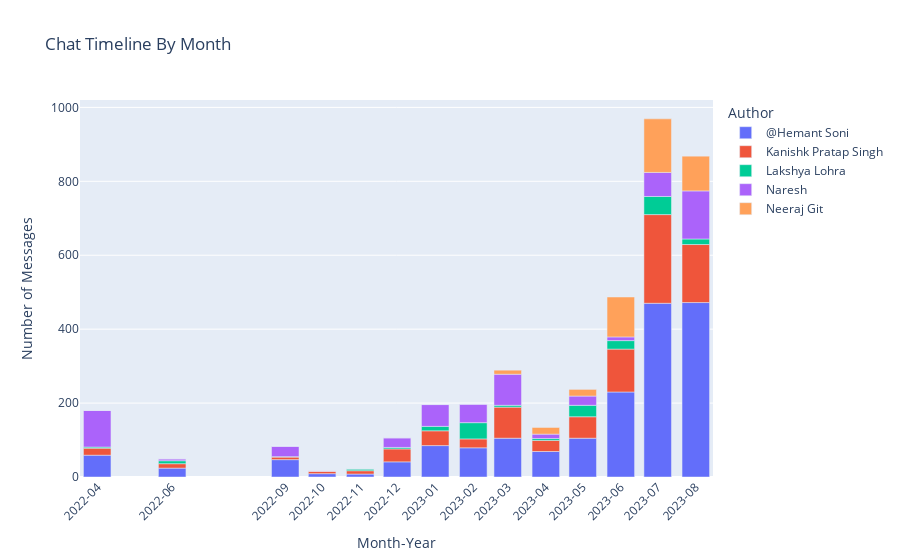

The code cell stored with this chart in its notebook:
### Code cell
monthly_message_counts = df.groupby(['Month_Year', 'Author']).size().unstack().fillna(0)
monthly_message_counts_long = monthly_message_counts.reset_index().melt(id_vars='Month_Year', var_name='Author', value_name='Number of Messages')

# Create a bar plot using Plotly
fig = px.bar(monthly_message_counts_long, x='Month_Year', y='Number of Messages', color='Author',
             title='Chat Timeline By Month', labels={'Month_Year': 'Month-Year', 'Number of Messages': 'Number of Messages'},
             hover_data={'Month_Year': False, 'Author': True, 'Number of Messages': True})

# Customize the x-axis tick angle and labels
fig.update_xaxes(tickangle=-45, tickmode='array', tickvals=monthly_message_counts_long['Month_Year'], ticktext=monthly_message_counts_long['Month_Year'])

# Show the plot
fig.show()

### Figure 1 — Plotly figure (JSON) as saved in the notebook; plotly's stock layout.template omitted (floating-point values rounded to 4 significant figures)
{"data": [{"alignmentgroup": "True", "customdata": [["@Hemant Soni"], ["@Hemant Soni"], ["@Hemant Soni"], ["@Hemant Soni"], ["@Hemant Soni"], ["@Hemant Soni"], ["@Hemant Soni"], ["@Hemant Soni"], ["@Hemant Soni"], ["@Hemant Soni"], ["@Hemant Soni"], ["@Hemant Soni"], ["@Hemant Soni"], ["@Hemant Soni"]], "hovertemplate": "Author=%{customdata[0]}<br>Number of Messages=%{y}<extra></extra>", "legendgroup": "@Hemant Soni", "marker": {"color": "#636efa", "pattern": {"shape": ""}}, "name": "@Hemant Soni", "offsetgroup": "@Hemant Soni", "orientation": "v", "showlegend": true, "textposition": "auto", "type": "bar", "x": ["2022-04", "2022-06", "2022-09", "2022-10", "2022-11", "2022-12", "2023-01", "2023-02", "2023-03", "2023-04", "2023-05", "2023-06", "2023-07", "2023-08"], "xaxis": "x", "y": [59, 24, 47, 9, 8, 41, 85, 79, 105, 69, 105, 230, 470, 472], "yaxis": "y"}, {"alignmentgroup": "True", "customdata": [["Kanishk Pratap Singh"], ["Kanishk Pratap Singh"], ["Kanishk Pratap Singh"], ["Kanishk Pratap Singh"], ["Kanishk Pratap Singh"], ["Kanishk Pratap Singh"], ["Kanishk Pratap Singh"], ["Kanishk Pratap Singh"], ["Kanishk Pratap Singh"], ["Kanishk Pratap Singh"], ["Kanishk Pratap Singh"], ["Kanishk Pratap Singh"], ["Kanishk Pratap Singh"], ["Kanishk Pratap Singh"]], "hovertemplate": "Author=%{customdata[0]}<br>Number of Messages=%{y}<extra></extra>", "legendgroup": "Kanishk Pratap Singh", "marker": {"color": "#EF553B", "pattern": {"shape": ""}}, "name": "Kanishk Pratap Singh", "offsetgroup": "Kanishk Pratap Singh", "orientation": "v", "showlegend": true, "textposition": "auto", "type": "bar", "x": ["2022-04", "2022-06", "2022-09", "2022-10", "2022-11", "2022-12", "2023-01", "2023-02", "2023-03", "2023-04", "2023-05", "2023-06", "2023-07", "2023-08"], "xaxis": "x", "y": [19, 12, 7, 7, 9, 35, 40, 24, 84, 30, 58, 116, 240, 157], "yaxis": "y"}, {"alignmentgroup": "True", "customdata": [["Lakshya Lohra"], ["Lakshya Lohra"], ["Lakshya Lohra"], ["Lakshya Lohra"], ["Lakshya Lohra"], ["Lakshya Lohra"], ["Lakshya Lohra"], ["Lakshya Lohra"], ["Lakshya Lohra"], ["Lakshya Lohra"], ["Lakshya Lohra"], ["Lakshya Lohra"], ["Lakshya Lohra"], ["Lakshya Lohra"]], "hovertemplate": "Author=%{customdata[0]}<br>Number of Messages=%{y}<extra></extra>", "legendgroup": "Lakshya Lohra", "marker": {"color": "#00cc96", "pattern": {"shape": ""}}, "name": "Lakshya Lohra", "offsetgroup": "Lakshya Lohra", "orientation": "v", "showlegend": true, "textposition": "auto", "type": "bar", "x": ["2022-04", "2022-06", "2022-09", "2022-10", "2022-11", "2022-12", "2023-01", "2023-02", "2023-03", "2023-04", "2023-05", "2023-06", "2023-07", "2023-08"], "xaxis": "x", "y": [3, 8, 1, 0, 5, 4, 12, 44, 5, 5, 31, 23, 49, 15], "yaxis": "y"}, {"alignmentgroup": "True", "customdata": [["Naresh"], ["Naresh"], ["Naresh"], ["Naresh"], ["Naresh"], ["Naresh"], ["Naresh"], ["Naresh"], ["Naresh"], ["Naresh"], ["Naresh"], ["Naresh"], ["Naresh"], ["Naresh"]], "hovertemplate": "Author=%{customdata[0]}<br>Number of Messages=%{y}<extra></extra>", "legendgroup": "Naresh", "marker": {"color": "#ab63fa", "pattern": {"shape": ""}}, "name": "Naresh", "offsetgroup": "Naresh", "orientation": "v", "showlegend": true, "textposition": "auto", "type": "bar", "x": ["2022-04", "2022-06", "2022-09", "2022-10", "2022-11", "2022-12", "2023-01", "2023-02", "2023-03", "2023-04", "2023-05", "2023-06", "2023-07", "2023-08"], "xaxis": "x", "y": [99, 5, 28, 1, 0, 26, 59, 50, 84, 12, 25, 10, 65, 130], "yaxis": "y"}, {"alignmentgroup": "True", "customdata": [["Neeraj Git"], ["Neeraj Git"], ["Neeraj Git"], ["Neeraj Git"], ["Neeraj Git"], ["Neeraj Git"], ["Neeraj Git"], ["Neeraj Git"], ["Neeraj Git"], ["Neeraj Git"], ["Neeraj Git"], ["Neeraj Git"], ["Neeraj Git"], ["Neeraj Git"]], "hovertemplate": "Author=%{customdata[0]}<br>Number of Messages=%{y}<extra></extra>", "legendgroup": "Neeraj Git", "marker": {"color": "#FFA15A", "pattern": {"shape": ""}}, "name": "Neeraj Git", "offsetgroup": "Neeraj Git", "orientation": "v", "showlegend": true, "textposition": "auto", "type": "bar", "x": ["2022-04", "2022-06", "2022-09", "2022-10", "2022-11", "2022-12", "2023-01", "2023-02", "2023-03", "2023-04", "2023-05", "2023-06", "2023-07", "2023-08"], "xaxis": "x", "y": [0, 0, 0, 0, 0, 0, 0, 0, 11, 18, 18, 108, 145, 94], "yaxis": "y"}], "layout": {"barmode": "relative", "legend": {"title": {"text": "Author"}, "tracegroupgap": 0}, "title": {"text": "Chat Timeline By Month"}, "xaxis": {"anchor": "y", "domain": [0, 1], "tickangle": -45, "tickmode": "array", "ticktext": ["2022-04", "2022-06", "2022-09", "2022-10", "2022-11", "2022-12", "2023-01", "2023-02", "2023-03", "2023-04", "2023-05", "2023-06", "2023-07", "2023-08", "2022-04", "2022-06", "2022-09", "2022-10", "2022-11", "2022-12", "2023-01", "2023-02", "2023-03", "2023-04", "2023-05", "2023-06", "2023-07", "2023-08", "2022-04", "2022-06", "2022-09", "2022-10", "2022-11", "2022-12", "2023-01", "2023-02", "2023-03", "2023-04", "2023-05", "2023-06", "2023-07", "2023-08", "2022-04", "2022-06", "2022-09", "2022-10", "2022-11", "2022-12", "2023-01", "2023-02", "2023-03", "2023-04", "2023-05", "2023-06", "2023-07", "2023-08", "2022-04", "2022-06", "2022-09", "2022-10", "2022-11", "2022-12", "2023-01", "2023-02", "2023-03", "2023-04", "2023-05", "2023-06", "2023-07", "2023-08"], "tickvals": ["2022-04", "2022-06", "2022-09", "2022-10", "2022-11", "2022-12", "2023-01", "2023-02", "2023-03", "2023-04", "2023-05", "2023-06", "2023-07", "2023-08", "2022-04", "2022-06", "2022-09", "2022-10", "2022-11", "2022-12", "2023-01", "2023-02", "2023-03", "2023-04", "2023-05", "2023-06", "2023-07", "2023-08", "2022-04", "2022-06", "2022-09", "2022-10", "2022-11", "2022-12", "2023-01", "2023-02", "2023-03", "2023-04", "2023-05", "2023-06", "2023-07", "2023-08", "2022-04", "2022-06", "2022-09", "2022-10", "2022-11", "2022-12", "2023-01", "2023-02", "2023-03", "2023-04", "2023-05", "2023-06", "2023-07", "2023-08", "2022-04", "2022-06", "2022-09", "2022-10", "2022-11", "2022-12", "2023-01", "2023-02", "2023-03", "2023-04", "2023-05", "2023-06", "2023-07", "2023-08"], "title": {"text": "Month-Year"}}, "yaxis": {"anchor": "x", "domain": [0, 1], "title": {"text": "Number of Messages"}}}}
